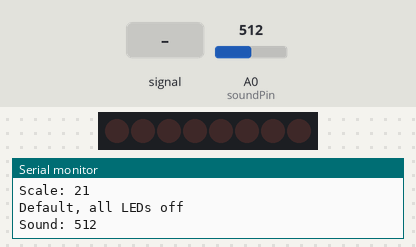
A sketch run on a simulated Arduino Uno, built with avr-gcc and run on an emulated ATmega328P. Shown: 8 shift-register outputs drawn as a row of LEDs (first output left, lit = HIGH), the last lines printed to the serial monitor. Wiring (inferred from the names in the program): shift register (74HC595): data pin 2; shift clock pin 3; latch pin 4. Wiring (inferred from the signals the program sends): row of LEDs: on Q0, Q1, Q2, Q3, Q4, Q5, Q6, Q7. The test bench sets the inputs (shaded band); at power-on: A0 (soundPin) = 512.

Above: at 1.2 s.
1.3 s: A0 (soundPin) fed a 200 Hz sine of ±460 counts around its level
At 1.82 s:
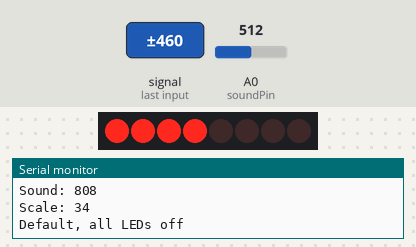
At 2.81 s:
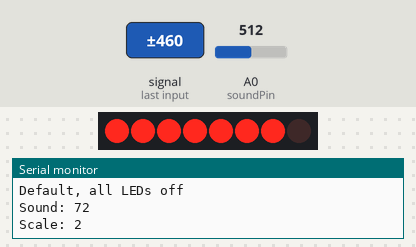
3.3 s: A0 (soundPin) set to 716
6.3 s: A0 (soundPin) fed a 50 Hz sine of ±306 counts around its level
9.3 s: A0 (soundPin) fed a 1000 Hz sine of ±255 counts around its level
12.3 s: A0 (soundPin) set to 255
15.3 s: A0 (soundPin) set to 234
Timing chart, 0 to 18.3 s (numbered marks = the images above; inputs shaded):
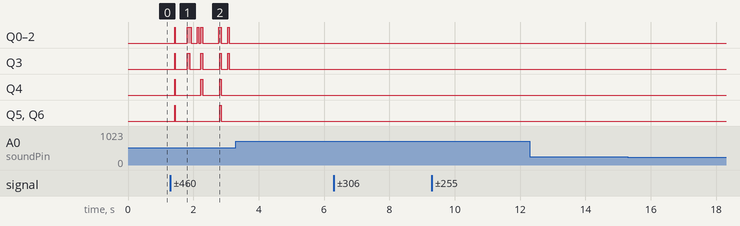

The sketch:

ModifiedShiftRegister.ino
```cpp
/*
  Name: Jack Bergin
  Date: 2/3/19
  Class: Electrical Engineering (H)
  Lab: Shift Register Modification
  Description: In this lab we are using the eight additional pins from the shift
  register to act as a measurement on the sound detector used in the previous lab.
*/

// Pin definitions:
// The shift register uses a type of serial connection called SPI
// (Serial Peripheral Interface) that requires three pins:
int datapin = 2;
int clockpin = 3;
int latchpin = 4;
// We'll also declare a global variable for the data we're
// sending to the shift register:
byte data = 0;

//This will be the pin that we use for our analoug value for the sound detector
const int soundPin = A0;

//variables for storing raw sound and scaled values for sound detector
int sound;
int scale;

//Allows me to mess with the delay time by changing only one constant variable
int delaytime = 20;

void setup()
{
  // Set the three SPI pins to be outputs:
  pinMode(datapin, OUTPUT);
  pinMode(clockpin, OUTPUT);
  pinMode(latchpin, OUTPUT);
  //start the serial port a@ 9600bps
  Serial.begin(9600);
}

//Coverend this method in the basic tutorial
//(But in short it acts as a digitalWrite but for the shift register)
void shiftWrite(int desiredPin, boolean desiredState)
{
  bitWrite(data, desiredPin, desiredState);
  shiftOut(datapin, clockpin, MSBFIRST, data);
  digitalWrite(latchpin, HIGH);
  digitalWrite(latchpin, LOW);
}
//After a case statement is declared and LED/LEDs are turned
//on it will shut them off to reset for another case statement
void resetLED()
{
  //Have all of our LEDs (1-7) turned off in four loop
  for (int i = 0; i <= 6; i++)
  {
    shiftWrite(i, LOW);
  }
}

void loop()
{
  //read and store the audio from Envelope pin
  sound = analogRead(soundPin);
  //We use the map function to create a sound scale for the 7 leds set up with the shift register
  //I changed the map values accordingly with my rooms level of silence
  scale = map(sound, 12, 150, 0, 6);

  //print values over the serial port for debugging
  Serial.print("Sound: ");
  Serial.println(sound);
  //Serial.print("   ");
  Serial.print("Scale: ");
  Serial.println(scale);

  //switch case on scaled value
  switch (scale)
  {
    //if 0 LED = 1Blue
    case 0:
      //Turns on the LED as wanted
      shiftWrite(0, HIGH);

      //Prints out which LED(s) are being turned on, on Serial monitor
      Serial.println("1 Blue LED ON");

      delay(delaytime);//pause on

      //Resets the leds for the next case
      resetLED();
      break;

    //if 1 LED = 2Blue
    case 1:
      //Turns on the LEDs as wanted
      shiftWrite(0, HIGH);
      shiftWrite(1, HIGH);

      //Prints out which LED(s) are being turned on, on Serial monitor
      Serial.println("2 Blue LEDs ON");

      delay(delaytime);//pause on

      //Resets the leds for the next case
      resetLED();
      break;

    //if 2 LED = 2Blue, 1Yellow
    case 2:
      //Turns on the LEDs as wanted
      shiftWrite(0, HIGH);
      shiftWrite(1, HIGH);
      shiftWrite(2, HIGH);

      //Prints out which LED(s) are being turned on, on Serial monitor
      Serial.println("2 Blue & 1 Yellow LED ON");

      delay(delaytime);//pause on

      //Resets the leds for the next case
      resetLED();
      break;

    //if 3 LED = 2Blue, 2Yellow
    case 3:
      //Turns on the LEDs as wanted
      shiftWrite(0, HIGH);
      shiftWrite(1, HIGH);
      shiftWrite(2, HIGH);
      shiftWrite(3, HIGH);

      //Prints out which LED(s) are being turned on, on Serial monitor
      Serial.println("2 Blue & 2 Yellow LEDs ON");

      delay(delaytime);//pause on

      //Resets the leds for the next case
      resetLED();
      break;

    //if 4 LED = 2Blue, 2Yellow, 1 Green
    case 4:
      //Turns on the LEDs as wanted
      shiftWrite(0, HIGH);
      shiftWrite(1, HIGH);
      shiftWrite(2, HIGH);
      shiftWrite(3, HIGH);
      shiftWrite(4, HIGH);

      //Prints out which LED(s) are being turned on, on Serial monitor
      Serial.println("2 Blue & 2 Yellow & 1 Green LED ON");

      delay(delaytime);//pause on

      //Resets the leds for the next case
      resetLED();
      break;

    //if 5 LED = 2Blue, 2Yellow, 2 Green
    case 5:
      //Turns on the LEDs as wanted
      shiftWrite(0, HIGH);
      shiftWrite(1, HIGH);
      shiftWrite(2, HIGH);
      shiftWrite(3, HIGH);
      shiftWrite(4, HIGH);
      shiftWrite(5, HIGH);

      //Prints out which LED(s) are being turned on, on Serial monitor
      Serial.println("2 Blue & 2 Yellow & 2 Green LEDs ON");

      delay(delaytime);//pause on

      //Resets the leds for the next case
      resetLED();
      break;

    //if 6 LED = 2Blue, 2Yellow, 2 Green
    case 6:
      //Turns on the LEDs as wanted
      shiftWrite(0, HIGH);
      shiftWrite(1, HIGH);
      shiftWrite(2, HIGH);
      shiftWrite(3, HIGH);
      shiftWrite(4, HIGH);
      shiftWrite(5, HIGH);
      shiftWrite(6, HIGH);

      //Prints out which LED(s) are being turned on, on Serial monitor
      Serial.println("2 Blue & 2 Yellow & 3 Green LEDs ON");

      delay(delaytime);//pause on

      //Resets the leds for the next case
      resetLED();
      break;


      //default turn off
    default:
      //Puts all LEDs off
      resetLED();

      Serial.println("Default, all LEDs off");
      delay(delaytime);//pause off
      break;
  }
}
```

Measured:
- after the input at 1.3 s, Q4: goes HIGH 0.02 s, LOW 0.77 s, HIGH 0.06 s, LOW 0.52 s, HIGH 0.06 s, then LOW, starting after 0.13 s; Q5, Q6: alternates HIGH for 0.04 s and LOW for 1.4 s, starting after 0.13 s
